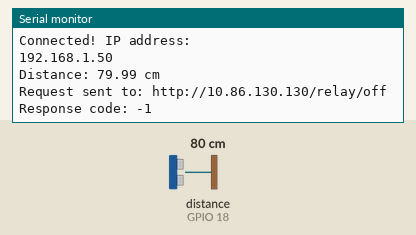
A sketch run on a simulated ESP32. Shown: the last lines printed to the serial monitor. Wiring (inferred from the names in the program): ultrasonic range finder: trigger GPIO 5; echo GPIO 18. The test bench sets the inputs (shaded band); at power-on: distance to the obstacle (sensor on GPIO 18) 80 cm. The echo pulse lasts 58.3 µs per cm; WiFi joins after 1.5 s; servers stay silent unless stated.

Above: at 2.7 s.
2.8 s: distance to the obstacle (sensor on GPIO 18) set to 2 cm
At 2.87 s:
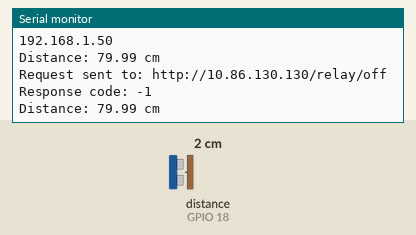
6.8 s: distance to the obstacle (sensor on GPIO 18) set to 4 cm
At 8.3 s:
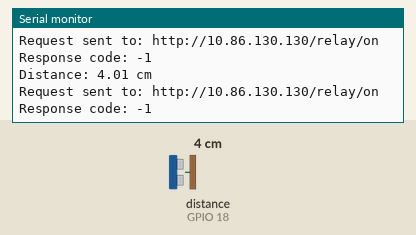
Timing chart, 0 to 9.8 s (numbered marks = the images above; inputs shaded):
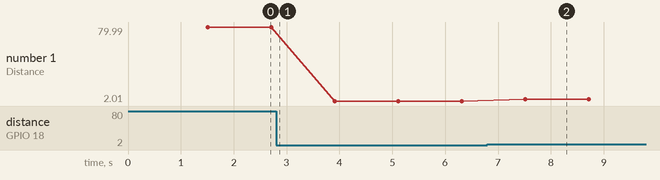

The sketch:

sketch_jul31a.ino
```cpp
#include <WiFi.h>
#include <HTTPClient.h>

// WiFi credentials
const char* ssid = "M14";           // <<== ඔබේ hotspot නම
const char* password = "12345678";   // <<== ඔබේ hotspot password

const char* receiverIP = "10.86.130.130";  // RECEIVER ESP32 IP address (fixed or known)

#define TRIG_PIN 5
#define ECHO_PIN 18

void setup() {
  Serial.begin(115200);
  pinMode(TRIG_PIN, OUTPUT);
  pinMode(ECHO_PIN, INPUT);

  WiFi.begin(ssid, password);
  Serial.print("Connecting to WiFi");
  while (WiFi.status() != WL_CONNECTED) {
    delay(500);
    Serial.print(".");
  }

  Serial.println("\nConnected! IP address: ");
  Serial.println(WiFi.localIP());
}

void loop() {
  // Trigger ultrasonic pulse
  digitalWrite(TRIG_PIN, LOW);
  delayMicroseconds(2);
  digitalWrite(TRIG_PIN, HIGH);
  delayMicroseconds(10);
  digitalWrite(TRIG_PIN, LOW);

  // Measure duration
  long duration = pulseIn(ECHO_PIN, HIGH);
  float distance = (duration * 0.0343) / 2;

  Serial.print("Distance: ");
  Serial.print(distance);
  Serial.println(" cm");

  // Send HTTP request based on distance
  if (WiFi.status() == WL_CONNECTED) {
    HTTPClient http;
    String url;

    if (distance > 0 && distance <= 7) {  // ← 3cm අඩු කළ limit
      url = "http://" + String(receiverIP) + "/relay/on";
    } else {
      url = "http://" + String(receiverIP) + "/relay/off";
    }

    http.begin(url);
    int httpCode = http.GET();
    http.end();

    Serial.print("Request sent to: ");
    Serial.println(url);
    Serial.print("Response code: ");
    Serial.println(httpCode);
  } else {
    Serial.println("WiFi disconnected!");
  }

  delay(1000); // wait 1 second
}
```

Measured:
- after the input at 6.8 s, the serial monitor: prints a new line after 0.72 s (image 2)
- plotted number 1: 79.99 → 2.01 after the input at 2.8 s, 2.01 → 4.01 after the input at 6.8 s
